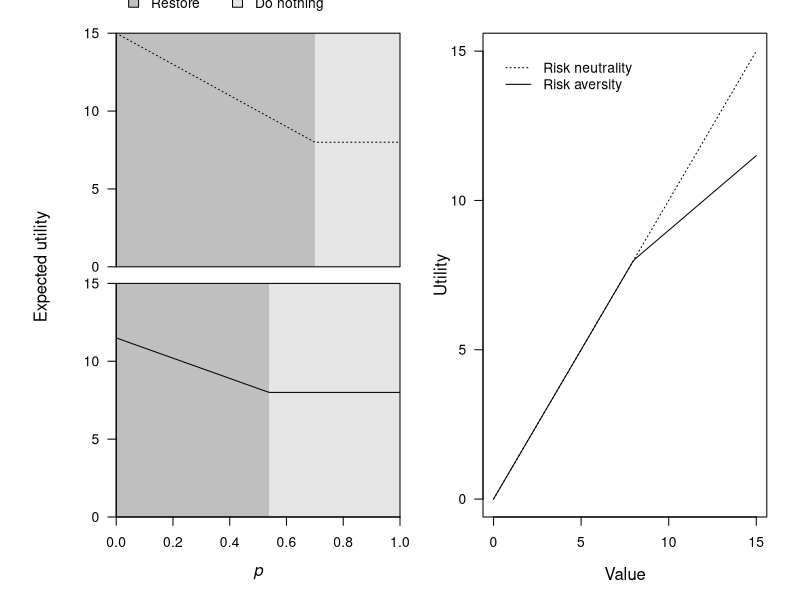
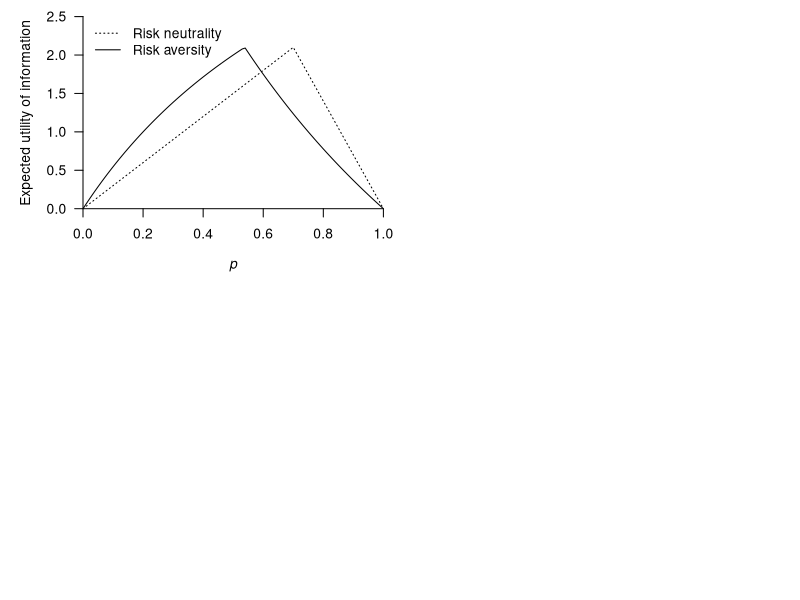

The R script that drew these images, in order:
## ---- chunk 1
knitr::opts_chunk$set(
  cache = TRUE, echo = FALSE, message = FALSE, warning = FALSE, results = "hide"
)
## ---- chunk 2
n  = 10
n1 = 8 
b = matrix(c(n1, 5, n1, 15), 2)
## ---- chunk 3
f = function(p) {
  b[1, 1] * p + b[1, 2] * (1 - p) - b[2, 1] * p + b[2, 2] * (p - 1)
}
p_crit = uniroot(f, 0:1)$root
## ---- chunk 4
u = function(x) ifelse(x < n1, x, n1 + (x - n1) / 2)

ev = function (p) {
  leave   = b[1, 1] * p +  b[1, 2] * (1 - p)
  restore = b[2, 1] * p +  b[2, 2] * (1 - p)
  pmax(leave, restore)
}

ev_ra = function (p) {
  b = u(b)
  leave   = b[1, 1] * p +  b[1, 2] * (1 - p)
  restore = b[2, 1] * p +  b[2, 2] * (1 - p)
  pmax(leave, restore)
}

p_crit2 = (u(n1) - u(b[2, 2])) / (u(b[2, 1]) - u(b[2, 2]))

local({
  par(mar = c(0, 1, 0, 1), oma = c(5, 3, 1, 1))
  layout(matrix(c(1, 2, 3, 3), 2))

  par(mar = c(0, 4, 1, 1))
  plot.new()
  plot.window(xlim = 0:1, ylim = c(0, 15), yaxs = "i", xaxs = "i")
  polygon(c(0, 0,  p_crit,  p_crit), c(0, 15, 15, 0), col = "grey75", border = NA)
  polygon(c( p_crit,  p_crit, 1, 1), c(0, 15, 15, 0), col = "grey90", border = NA)
  curve(ev, 0, 1, add = TRUE, lty = 3)
  axis(2, seq(0, 15, 5), las = 1)
  legend(0, 18, legend = c("Restore", "Do nothing"),
         fill = c("grey75", "grey90"), bty = "n", xpd = NA, horiz = TRUE)
  box()

  plot.new()
  plot.window(xlim = 0:1, ylim = c(0, 15), yaxs = "i", xaxs = "i")
  polygon(c(0, 0, p_crit2, p_crit2), c(0, 15, 15, 0), col = "grey75", border = NA)
  polygon(c(p_crit2, p_crit2, 1, 1), c(0, 15, 15, 0), col = "grey90", border = NA)
  curve(ev_ra, 0, 1, add = TRUE)
  axis(2, seq(0, 15, 5), las = 1)
  mtext("Expected utility", 2, 0, outer = TRUE, xpd = NA)
  axis(1)
  mtext(expression(italic(p)), 1, 3)
  box()

  curve(I, 0, 15, las = 1, lty = 3, xlab = "", ylab = "")
  curve(u, add = TRUE)
  legend(0, 15, c("Risk neutrality", "Risk aversity"), lty = c(3, 1), bty = "n")
  mtext("Value", 1, 3)
  mtext("Utility", 2, 2)
})
## ---- chunk 5
evpi = function (p) {
  b  = matrix(c(8, 5, 8, 15), 2)
  leave   = b[1, 1] * p +  b[1, 2] * (1 - p)
  restore = b[2, 1] * p +  b[2, 2] * (1 - p)
  evwoi   = pmax(leave, restore)

  evwpi   = b[1, 1] * p + b[2, 2] * (1 - p)
  evwpi - evwoi
}

eupi = function(p) {
 sapply(p,
   function(p) {
     if (p <= (u(8) - u(15)) / (u(5) - u(15))) {
       f = function(x) {
           (p * u(8 - x) + (1 - p) * u(15 - x)) -
           (p * u(5) + (1 - p) * u(15))
       }
     } else {
       f = function(x) {
           (p * u(8 - x) + (1 - p) * u(15 - x)) -
           u(8)
       }
     }
     uniroot(f, c(0, 8))$root
   }
 )
}

par(mar = c(5, 5, 1, 1), oma = c(1, 0, 0, 0))
curve(evpi, 0, 1, las = 1, yaxs = "i", xaxs = "i", bty = "n", ylim = c(0, 2.5),
      xlab = expression(italic(p)), ylab = "Expected utility of information", lty = 3)
curve(eupi, 0, 1, add = TRUE)
legend(0, 2.5, c("Risk neutrality", "Risk aversity"), lty = c(3, 1), bty = "n")
